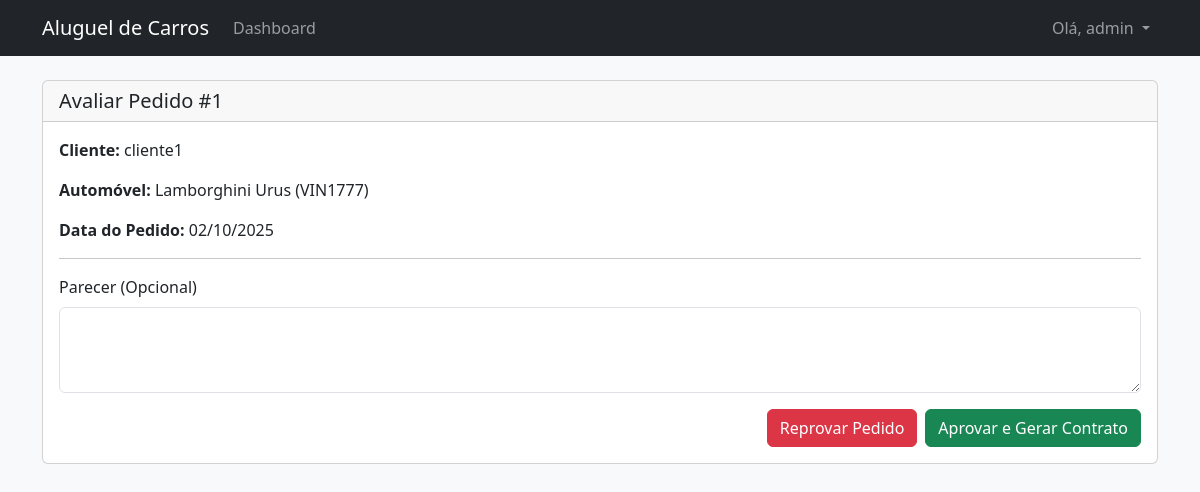
Page /pedidos/1/avaliar/ (signed in) on the committed database.
### pedidos/models.py (models this page shows, shortened)
class Pedido(models.Model):
    STATUS_CHOICES = (
        ('analise', 'Em análise'),
        ('aprovado', 'Aprovado'),
        ('reprovado', 'Reprovado'),
        ('cancelado', 'Cancelado'),
    )
    cliente = models.ForeignKey(User, on_delete=models.PROTECT, related_name='pedidos')
    automovel = models.ForeignKey(Automovel, on_delete=models.PROTECT, related_name='pedidos')
    data_pedido = models.DateTimeField(auto_now_add=True)
    status = models.CharField('Status', max_length=15, choices=STATUS_CHOICES, default='analise')
    parecer_agente = models.TextField('Parecer do Agente', blank=True)
    data_aprovacao = models.DateTimeField('Data de Aprovação/Reprovação', null=True, blank=True)
    class Meta:
        verbose_name = 'Pedido de Aluguel'
        verbose_name_plural = 'Pedidos de Aluguel'
        ordering = ['-data_pedido']

### automoveis/models.py (models this page shows)
class Automovel(models.Model):
    placa_validator = RegexValidator(
        regex=r'^[A-Z]{3}[0-9][A-Z0-9][0-9]{2}$',
        message='A placa deve estar no formato AAA1234 ou AAA1B34 (padrão Mercosul).'
    )
    placa = models.CharField(
        'Placa',
        max_length=7,
        unique=True,
        validators=[placa_validator],
        help_text='Formato AAA1234 ou AAA1B34'
    )
    marca = models.CharField('Marca', max_length=50)
    modelo = models.CharField('Modelo', max_length=50)
    ano = models.PositiveIntegerField('Ano')
    matricula = models.CharField('Matrícula', max_length=50, unique=True)
    content_type = models.ForeignKey(
        ContentType,
        on_delete=models.CASCADE,
        limit_choices_to=models.Q(app_label='perfis', model='perfil') | # MUDOU DE 'clientes' PARA 'perfis'
                         models.Q(app_label='agentes', model='agente'),
        verbose_name='Tipo de Proprietário'
    )
    object_id = models.PositiveIntegerField('ID do Proprietário')
    proprietario = GenericForeignKey('content_type', 'object_id')
    criado_em = models.DateTimeField('Criado em', auto_now_add=True)
    atualizado_em = models.DateTimeField('Atualizado em', auto_now=True)
    def __str__(self):
        return f"{self.marca} {self.modelo} ({self.placa})"
    class Meta:
        verbose_name = 'Automóvel'
        verbose_name_plural = 'Automóveis'
        ordering = ['marca', 'modelo']

### pedidos/views.py (the view, shortened to what this page needs)
# urls.py: path('<int:pk>/avaliar/', views.avaliar_pedido_view, name='avaliar'),
@login_required
def avaliar_pedido_view(request, pk):
    pedido = get_object_or_404(Pedido, pk=pk)
    if not request.user.is_staff or request.user.perfil.tipo != 'agente':
        messages.error(request, 'Acesso negado. Apenas agentes podem avaliar pedidos.')
        return redirect('dashboard')
    return render(request, 'pedidos/avaliar_pedido.html', {'pedido': pedido})

### pedidos/templates/pedidos/avaliar_pedido.html (shortened to what this page needs)
{% extends "base.html" %}
{% block content %}
<div class="card">
  <div class="card-header">
    <h5 class="m-0">Avaliar Pedido #{{ pedido.id }}</h5>
  </div>
  <div class="card-body">
  <p><strong>Cliente:</strong> {{ pedido.cliente.get_full_name|default:pedido.cliente.username }}</p>
    <p><strong>Automóvel:</strong> {{ pedido.automovel }}</p>
    <p><strong>Data do Pedido:</strong> {{ pedido.data_pedido|date:"d/m/Y" }}</p>
    <hr>
    <form method="post">
      <div class="mb-3">
        <label for="parecer" class="form-label">Parecer (Opcional)</label>
        <textarea name="parecer" id="parecer" class="form-control" rows="3"></textarea>
      </div>
      <div class="d-flex justify-content-end gap-2">
        <button type="submit" name="status" value="reprovado" class="btn btn-danger">Reprovar Pedido</button>
        <button type="submit" name="status" value="aprovado" class="btn btn-success">Aprovar e Gerar Contrato</button>
      </div>
    </form>
  </div>
</div>
{% endblock %}

### templates/base.html (shortened to what this page needs)
<!doctype html>
<html lang="pt-br">
<head>
  <link href="https://cdn.jsdelivr.net/npm/bootstrap@5.3.2/dist/css/bootstrap.min.css" rel="stylesheet">
</head>
<body class="bg-light">
<nav class="navbar navbar-expand-lg bg-dark navbar-dark mb-4">
  <div class="container">
    <a class="navbar-brand" href="{% if user.is_authenticated %}{% url 'dashboard' %}{% else %}{% url 'home' %}{% endif %}">
      Aluguel de Carros
    </a>
    <div class="collapse navbar-collapse" id="navbarNav">
      <ul class="navbar-nav me-auto mb-2 mb-lg-0">
        {% if user.is_authenticated %}
          <li class="nav-item">
            <a class="nav-link" href="{% url 'dashboard' %}">Dashboard</a>
          </li>
        {% endif %}
      </ul>
      <ul class="navbar-nav">
        {% if user.is_authenticated %}
          <li class="nav-item dropdown">
            <a class="nav-link dropdown-toggle" href="#" role="button" data-bs-toggle="dropdown" aria-expanded="false">
              Olá, {{ user.username }}
            </a>
          </li>
        {% endif %}
      </ul>
    </div>
  </div>
</nav>
<main class="container">
  {% block content %}{% endblock %}
</main>
</body>
</html>

### rows in the picture
Pedido: id "1", cliente.get_full_name "cliente1", automovel "Lamborghini Urus (VIN1777)", data_pedido "02/10/2025"

### other values in the picture
{{ user.username }} "admin"
